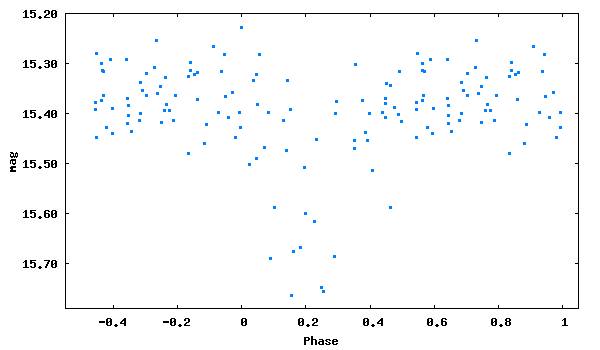

The script that saved this image:
set term png size 600,350 medium
set colors classic
set output 'phase_lc_6.png'
set xlabel 'Phase'
set ylabel 'mag'
#set title 'JDmax = 2447057.42700 + 0.3348272 x E'
set format y '%5.2f'
plot [-0.55:1.05][15.79:15.20] "phase_lc_6.dat" linecolor 3 pointtype 5 pointsize 0.3 title ""
